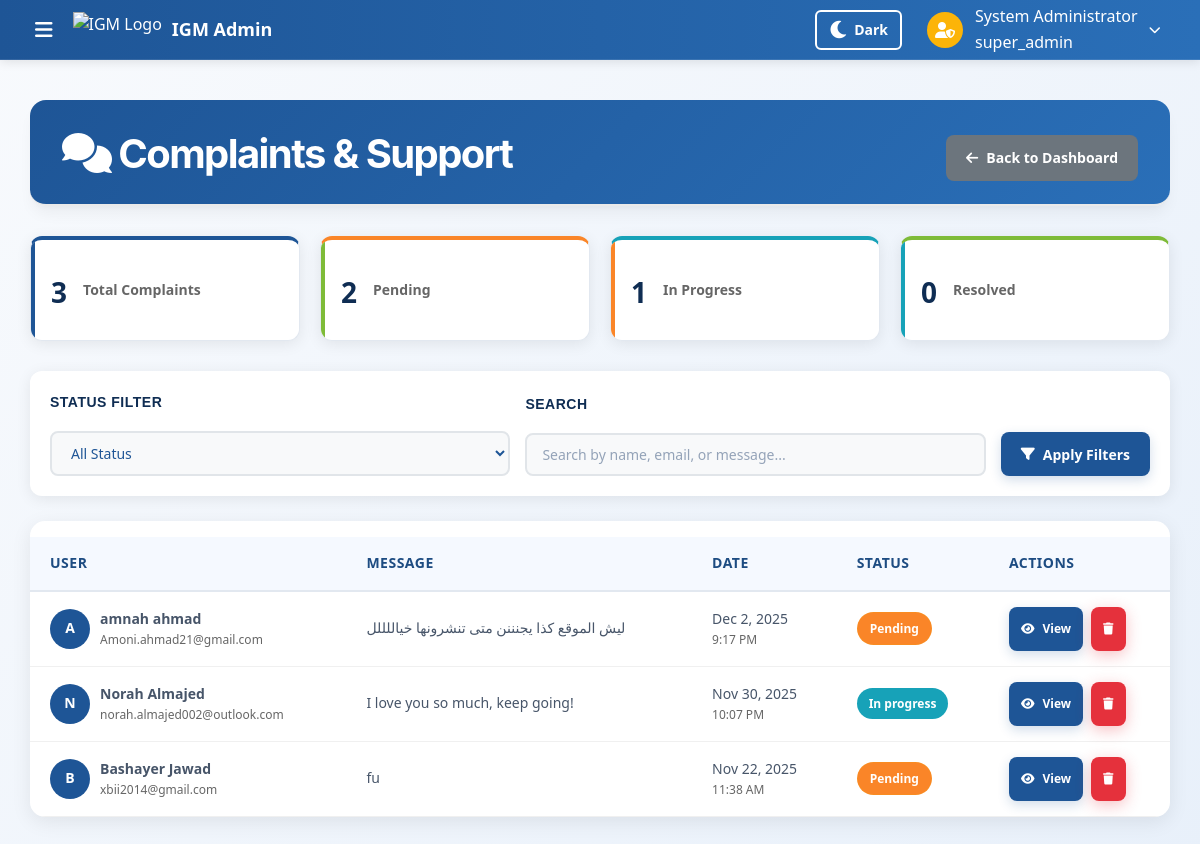
Page /admin_complaints.php (signed in) on the committed database.
### tables this page shows
CREATE TABLE `contact_messages` (
  `id` int(11) NOT NULL,
  `user_id` int(11) DEFAULT NULL,
  `full_name` varchar(255) NOT NULL,
  `email` varchar(255) NOT NULL,
  `notes` text DEFAULT NULL,
  `status` enum('pending','in_progress','resolved') DEFAULT 'pending',
  `admin_response` text DEFAULT NULL,
  `responded_by` int(11) DEFAULT NULL,
  `responded_at` timestamp NULL DEFAULT NULL,
  `created_at` timestamp NOT NULL DEFAULT current_timestamp()
);

### admin_complaints.php (the view, shortened to what this page needs)
<?php
require_once 'db_config.php';
$admin_id = $_SESSION['admin_id'];
try {
    $stmt = $pdo->prepare("SELECT * FROM admin_users WHERE id = ?");
    $stmt->execute([$admin_id]);
    $admin = $stmt->fetch(PDO::FETCH_ASSOC);
} catch (PDOException $e) {
    die("Error: " . $e->getMessage());
}
$status_filter = $_GET['status'] ?? 'all';
$search_term = $_GET['search'] ?? '';
$query = "
    SELECT cm.*, u.full_name as user_full_name, u.email as user_email, u.phone as user_phone,
           a.username as responded_by_name
    FROM contact_messages cm
    LEFT JOIN users u ON cm.user_id = u.id
    LEFT JOIN admin_users a ON cm.responded_by = a.id
    WHERE 1=1
";
$params = [];
$query .= " ORDER BY cm.created_at DESC";
try {
    $stmt = $pdo->prepare($query);
    $stmt->execute($params);
    $complaints = $stmt->fetchAll(PDO::FETCH_ASSOC);
    $total_complaints = $pdo->query("SELECT COUNT(*) FROM contact_messages")->fetchColumn();
    $pending_complaints = $pdo->query("SELECT COUNT(*) FROM contact_messages WHERE status = 'pending'")->fetchColumn();
    $resolved_complaints = $pdo->query("SELECT COUNT(*) FROM contact_messages WHERE status = 'resolved'")->fetchColumn();
    $in_progress_complaints = $pdo->query("SELECT COUNT(*) FROM contact_messages WHERE status = 'in_progress'")->fetchColumn();
} catch (PDOException $e) {
    $complaints = [];
    $total_complaints = 0;
    $pending_complaints = 0;
    $resolved_complaints = 0;
    $in_progress_complaints = 0;
    error_log("Database error in admin_complaints: " . $e->getMessage());
}
?>
<!DOCTYPE html>
<html lang="en">
<head>
    <link rel="stylesheet" href="https://cdnjs.cloudflare.com/ajax/libs/font-awesome/6.0.0-beta3/css/all.min.css">
    <link rel="stylesheet" href="style.css">
</head>
<body>
    <div class="top-nav">
        <div class="nav-left">
            <button class="menu-toggle" id="menuToggle">
                <i class="fas fa-bars"></i>
            </button>
            <div class="logo">
                <img src="img/logo.png" alt="IGM Logo">
                <span class="logo-text">IGM Admin</span>
            </div>
        </div>
        <div class="user-section">
            <button class="theme-toggle" id="themeToggle">
            </button>
            <div class="user-info" id="userInfo">
                <div class="user-avatar">
                    <i class="fas fa-user-shield"></i>
                </div>
                <div class="user-details">
                    <div class="user-name"><?php echo htmlspecialchars($admin['full_name']); ?></div>
                    <div class="user-role"><?php echo htmlspecialchars($admin['role']); ?></div>
                </div>
                <i class="fas fa-chevron-down" style="font-size: 12px;"></i>
            </div>
        </div>
    </div>
    <div class="main-content" id="mainContent">
        <div class="page-header">
            <h1 class="page-title">
                <i class="fas fa-comments"></i> Complaints & Support
            </h1>
            <div class="page-actions">
                <a href="admin_dashboard.php" class="btn" style="background: #6c757d; color: white;">
                    <i class="fas fa-arrow-left"></i> Back to Dashboard
                </a>
            </div>
        </div>
        <div class="stats-cards">
            <div class="stat-card">
                <div class="stat-value"><?php echo $total_complaints; ?></div>
                <div class="stat-label">Total Complaints</div>
            </div>
            <div class="stat-card">
                <div class="stat-value"><?php echo $pending_complaints; ?></div>
                <div class="stat-label">Pending</div>
            </div>
            <div class="stat-card">
                <div class="stat-value"><?php echo $in_progress_complaints; ?></div>
                <div class="stat-label">In Progress</div>
            </div>
            <div class="stat-card">
                <div class="stat-value"><?php echo $resolved_complaints; ?></div>
                <div class="stat-label">Resolved</div>
            </div>
        </div>
        <div class="filter-section">
            <form method="GET" class="filter-form">
                <div class="form-group">
                    <label class="form-label">Status Filter</label>
                    <select class="form-control" name="status">
                        <option value="all" <?php echo $status_filter === 'all' ? 'selected' : ''; ?>>All Status</option>
                    </select>
                </div>
                <div class="form-group">
                    <label class="form-label">Search</label>
                    <input type="text" class="form-control" name="search" value="<?php echo htmlspecialchars($search_term); ?>" placeholder="Search by name, email, or message...">
                </div>
                <div class="form-group">
                    <button type="submit" class="btn btn-primary">
                        <i class="fas fa-filter"></i> Apply Filters
                    </button>
                </div>
            </form>
        </div>
        <div class="data-table">
            <table>
                <thead>
                    <tr>
                        <th>User</th>
                        <th>Message</th>
                        <th>Date</th>
                        <th>Status</th>
                        <th>Actions</th>
                    </tr>
                </thead>
                <tbody>
                    <?php if (!empty($complaints)): ?>
                        <?php foreach ($complaints as $complaint):
                            $status_badge = [
                                'pending' => 'badge-warning',
                                'in_progress' => 'badge-info',
                                'resolved' => 'badge-success'
                            ][$complaint['status']] ?? 'badge-secondary';
                            $user_name = !empty($complaint['full_name']) ? $complaint['full_name'] :
                                       (!empty($complaint['user_full_name']) ? $complaint['user_full_name'] : 'Unknown User');
                            $user_email = !empty($complaint['email']) ? $complaint['email'] :
                                        (!empty($complaint['user_email']) ? $complaint['user_email'] : 'No email');
                            $message_preview = !empty($complaint['notes']) ?
                                (strlen($complaint['notes']) > 100 ?
                                    substr($complaint['notes'], 0, 100) . '...' :
                                    $complaint['notes']) :
                                'No message';
                        ?>
                        <tr>
                            <td>
                                <div style="display: flex; align-items: center; gap: 10px;">
                                    <div class="user-avatar-small">
                                        <?php echo strtoupper(substr($user_name, 0, 1)); ?>
                                    </div>
                                    <div>
                                        <strong><?php echo htmlspecialchars($user_name); ?></strong>
                                        <div style="font-size: 12px; color: #666;">
                                            <?php echo htmlspecialchars($user_email); ?>
                                        </div>
                                    </div>
                                </div>
                            </td>
                            <td>
                                <div style="max-width: 300px;">
                                    <?php echo htmlspecialchars($message_preview); ?>
                                </div>
                            </td>
                            <td>
                                <?php echo date('M j, Y', strtotime($complaint['created_at'])); ?>
                                <div style="font-size: 12px; color: #666;">
                                    <?php echo date('g:i A', strtotime($complaint['created_at'])); ?>
                                </div>
                            </td>
                            <td>
                                <span class="badge <?php echo $status_badge; ?>">
                                    <?php echo ucfirst(str_replace('_', ' ', $complaint['status'])); ?>
                                </span>
                            </td>
                            <td>
                                <div style="display: flex; gap: 8px;">
                                    <button class="btn btn-primary btn-sm" onclick="viewComplaint(<?php echo $complaint['id']; ?>)">
                                        <i class="fas fa-eye"></i> View
                                    </button>
                                    <form method="POST" style="display: inline;">
                                        <button type="submit" name="delete_complaint" class="btn btn-danger btn-sm" onclick="return confirm('Are you sure you want to delete this complaint?')">
                                            <i class="fas fa-trash"></i>
                                        </button>
                                    </form>
                                </div>
                            </td>
                        </tr>
                        <?php endforeach; ?>
                    <?php endif; ?>
                </tbody>
            </table>
        </div>
    </div>
</body>
</html>

### admin_complaints.php (style rules this page uses)
:root { --primary: #1e5596; --secondary: #21a7de; --accent: #fcb408; --light: #f5f9ff; --dark: #1d4c82; --success: #7ebb38; --danger: #e5313c; --warning: #fa8528; --info: #17a2b8; --admin-dark: #0f2d53; --sidebar-width: 250px; }
* { margin: 0; padding: 0; box-sizing: border-box; font-family: 'Segoe UI', Tahoma, Geneva, Verdana, sans-serif; }
body { background-color: #f5f7fa; color: #333; line-height: 1.6; }
.top-nav { background-color: var(--admin-dark); color: white; padding: 12px 30px; display: flex; justify-content: space-between; align-items: center; box-shadow: 0 2px 10px rgba(0,0,0,0.1); position: fixed; top: 0; left: 0; right: 0; z-index: 1000; height: 60px; }
.nav-left { display: flex; align-items: center; gap: 15px; }
.menu-toggle { background: none; border: none; color: white; font-size: 20px; cursor: pointer; padding: 5px; border-radius: 4px; transition: background-color 0.3s; }
.logo { display: flex; align-items: center; gap: 10px; }
.logo img { height: 35px; width: auto; }
.logo-text { font-weight: bold; font-size: 18px; }
.user-section { position: relative; display: flex; align-items: center; gap: 15px; }
.user-info { display: flex; align-items: center; gap: 10px; cursor: pointer; padding: 5px 10px; border-radius: 4px; transition: background-color 0.3s; }
.user-avatar { width: 36px; height: 36px; border-radius: 50%; background-color: #fcb408; display: flex; align-items: center; justify-content: center; font-weight: bold; color: white; }
.main-content { margin-top: 70px; padding: 30px; transition: margin-left 0.3s ease; min-height: calc(100vh - 70px); }
.page-header { display: flex; justify-content: space-between; align-items: center; margin-bottom: 30px; padding-bottom: 20px; border-bottom: 2px solid #eaeaea; }
.page-title { font-size: 28px; color: var(--admin-dark); font-weight: 700; }
.page-actions { display: flex; gap: 15px; }
.btn { display: inline-flex; align-items: center; gap: 8px; padding: 12px 20px; border-radius: 8px; font-size: 14px; font-weight: 600; cursor: pointer; text-decoration: none; transition: all 0.3s; border: none; }
.btn-primary { background: var(--primary); color: white; }
.btn-danger { background: var(--danger); color: white; }
.btn-sm { padding: 8px 12px; font-size: 12px; }
.stats-cards { display: grid; grid-template-columns: repeat(auto-fit, minmax(200px, 1fr)); gap: 20px; margin-bottom: 30px; }
.stat-card { background: white; padding: 20px; border-radius: 12px; box-shadow: 0 3px 15px rgba(0,0,0,0.08); text-align: center; border-top: 4px solid var(--primary); }
.stat-card:nth-child(2) { border-top-color: var(--warning); }
.stat-card:nth-child(3) { border-top-color: var(--info); }
.stat-card:nth-child(4) { border-top-color: var(--success); }
.stat-value { font-size: 28px; font-weight: 700; color: var(--admin-dark); margin: 10px 0 5px; }
.stat-label { color: #666; font-size: 14px; font-weight: 600; }
.filter-section { background: white; border-radius: 12px; padding: 20px; margin-bottom: 25px; box-shadow: 0 3px 15px rgba(0,0,0,0.08); }
.filter-form { display: grid; grid-template-columns: 1fr 1fr auto; gap: 15px; align-items: end; }
.form-group { margin-bottom: 0; }
.form-label { display: block; margin-bottom: 8px; font-weight: 600; color: var(--admin-dark); font-size: 14px; }
.form-control { width: 100%; padding: 10px 15px; border: 2px solid #e1e5e9; border-radius: 8px; font-size: 14px; transition: border-color 0.3s; background: #f8f9fa; }
.data-table { background: white; border-radius: 15px; overflow: hidden; box-shadow: 0 5px 20px rgba(0,0,0,0.08); }
table { width: 100%; border-collapse: collapse; }
table th, table td { padding: 15px 20px; text-align: left; border-bottom: 1px solid #f0f0f0; }
table th { background-color: var(--light); color: var(--dark); font-weight: 600; font-size: 14px; }
.badge { display: inline-block; padding: 6px 12px; border-radius: 20px; font-size: 12px; font-weight: 700; color: white; }
.badge-warning { background: var(--warning); }
.badge-info { background: var(--info); }
.user-info { display: flex; align-items: center; gap: 12px; }
.user-avatar-small { width: 40px; height: 40px; border-radius: 50%; background: var(--primary); display: flex; align-items: center; justify-content: center; color: white; font-weight: bold; }

### rows in the picture
contact_messages: full_name "A", full_name "amnah ahmad", email "Amoni.ahmad21@gmail.com", notes "ليش الموقع كذا يجنننن متى تنشرونها خياللللل", created_at "Dec 2, 2025", created_at "9:17 PM", status "Pending"
contact_messages: full_name "N", full_name "Norah Almajed", email "norah.almajed002@outlook.com", notes "I love you so much, keep going!", created_at "Nov 30, 2025", created_at "10:07 PM", status "In progress"
contact_messages: full_name "B", full_name "Bashayer Jawad", email "xbii2014@gmail.com", notes "fu", created_at "Nov 22, 2025", created_at "11:38 AM", status "Pending"

### other values in the picture
$admin['full_name'] "System Administrator"
$admin['role'] "super_admin"
$total_complaints "3"
$pending_complaints "2"
$in_progress_complaints "1"
$resolved_complaints "0"
